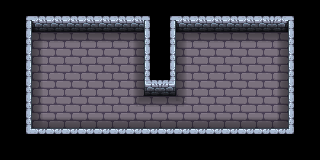

Rendered tile map (Tiled .tmx) drawn with the repository's tilesets; below, a short description and the full map source, tile grids included:
An orthogonal 20x10 tile map with 16x16 px tiles, 2 tile layers (Walls, Floor).

<map version="1.10" tiledversion="1.10.2" orientation="orthogonal" renderorder="right-down" width="20" height="10" tilewidth="16" tileheight="16" infinite="0" nextlayerid="3" nextobjectid="1">
 <tileset firstgid="1" source="dungeonTileset.tsx" />
 <layer id="1" name="Walls" width="20" height="10">
  <data encoding="csv">
0,0,0,0,0,0,0,0,0,0,0,0,0,0,0,0,0,0,0,0,
0,22,24,14,14,14,14,14,14,18,22,24,14,14,14,14,14,25,18,0,
0,21,0,0,0,0,0,0,0,17,21,0,0,0,0,0,0,0,17,0,
0,21,0,0,0,0,0,0,0,17,21,0,0,0,0,0,0,0,17,0,
0,21,0,0,0,0,0,0,0,17,21,0,0,0,0,0,0,0,17,0,
0,21,0,0,0,0,0,0,0,16,20,0,0,0,0,0,0,0,17,0,
0,21,0,0,0,0,0,0,0,0,0,0,0,0,0,0,0,0,17,0,
0,21,0,0,0,0,0,0,0,0,0,0,0,0,0,0,0,0,17,0,
0,19,23,23,23,23,23,23,23,23,23,23,23,23,23,23,23,23,15,0,
0,0,0,0,0,0,0,0,0,0,0,0,0,0,0,0,0,0,0,0
</data>
 </layer>
 <layer id="2" name="Floor" width="20" height="10">
  <data encoding="csv">
0,0,0,0,0,0,0,0,0,0,0,0,0,0,0,0,0,0,0,0,
0,0,0,0,0,0,0,0,0,0,0,0,0,0,0,0,0,0,0,0,
0,0,39,38,38,38,38,38,41,0,0,39,38,38,38,38,38,41,0,0,
0,0,36,28,28,28,28,28,43,0,0,36,28,28,28,28,28,43,0,0,
0,0,36,28,28,28,28,28,43,0,0,36,28,28,28,28,28,43,0,0,
0,0,36,28,28,28,28,28,43,0,0,36,28,28,28,28,28,43,0,0,
0,0,36,28,28,28,28,28,42,38,38,40,28,28,28,28,28,43,0,0,
0,0,32,31,31,31,31,31,31,31,31,31,31,31,31,31,31,34,0,0,
0,0,0,0,0,0,0,0,0,0,0,0,0,0,0,0,0,0,0,0,
0,0,0,0,0,0,0,0,0,0,0,0,0,0,0,0,0,0,0,0
</data>
 </layer>
</map>
